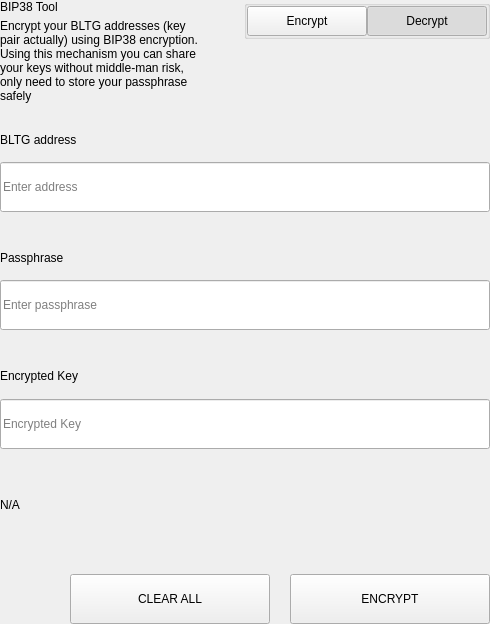
<?xml version="1.0" encoding="UTF-8"?>
<ui version="4.0">
 <class>SettingsBitToolWidget</class>
 <widget class="QWidget" name="SettingsBitToolWidget">
  <property name="geometry">
   <rect>
    <x>0</x>
    <y>0</y>
    <width>490</width>
    <height>624</height>
   </rect>
  </property>
  <property name="windowTitle">
   <string>Form</string>
  </property>
  <layout class="QVBoxLayout" name="verticalLayout">
   <property name="spacing">
    <number>0</number>
   </property>
   <property name="leftMargin">
    <number>0</number>
   </property>
   <property name="topMargin">
    <number>0</number>
   </property>
   <property name="rightMargin">
    <number>0</number>
   </property>
   <property name="bottomMargin">
    <number>0</number>
   </property>
   <item>
    <widget class="QWidget" name="left" native="true">
     <layout class="QVBoxLayout" name="verticalLayout_3">
      <property name="leftMargin">
       <number>0</number>
      </property>
      <property name="topMargin">
       <number>0</number>
      </property>
      <property name="rightMargin">
       <number>0</number>
      </property>
      <property name="bottomMargin">
       <number>0</number>
      </property>
      <item>
       <layout class="QVBoxLayout" name="verticalLayout_2">
        <property name="spacing">
         <number>0</number>
        </property>
        <item>
         <layout class="QHBoxLayout" name="horizontalLayout_3" stretch="3,1">
          <property name="spacing">
           <number>40</number>
          </property>
          <item>
           <layout class="QVBoxLayout" name="verticalLayoutTitle">
            <property name="spacing">
             <number>5</number>
            </property>
            <item>
             <widget class="QLabel" name="labelTitle">
              <property name="text">
               <string>BIP38 Tool</string>
              </property>
             </widget>
            </item>
            <item>
             <widget class="QLabel" name="labelSubtitle1">
              <property name="text">
               <string>Encrypt your BLTG addresses (key pair actually) using BIP38 encryption.
Using this mechanism you can share your keys without middle-man risk, only need to store your passphrase safely</string>
              </property>
              <property name="wordWrap">
               <bool>true</bool>
              </property>
             </widget>
            </item>
           </layout>
          </item>
          <item alignment="Qt::AlignTop">
           <widget class="QGroupBox" name="groupBox">
            <property name="title">
             <string/>
            </property>
            <property name="alignment">
             <set>Qt::AlignLeading|Qt::AlignLeft|Qt::AlignTop</set>
            </property>
            <layout class="QHBoxLayout" name="horizontalLayout_4">
             <property name="spacing">
              <number>0</number>
             </property>
             <property name="leftMargin">
              <number>0</number>
             </property>
             <property name="topMargin">
              <number>0</number>
             </property>
             <property name="rightMargin">
              <number>0</number>
             </property>
             <property name="bottomMargin">
              <number>0</number>
             </property>
             <item>
              <spacer name="horizontalSpacer">
               <property name="orientation">
                <enum>Qt::Horizontal</enum>
               </property>
               <property name="sizeHint" stdset="0">
                <size>
                 <width>40</width>
                 <height>20</height>
                </size>
               </property>
              </spacer>
             </item>
             <item>
              <widget class="QPushButton" name="pushLeft">
               <property name="minimumSize">
                <size>
                 <width>120</width>
                 <height>30</height>
                </size>
               </property>
               <property name="maximumSize">
                <size>
                 <width>120</width>
                 <height>30</height>
                </size>
               </property>
               <property name="focusPolicy">
                <enum>Qt::NoFocus</enum>
               </property>
               <property name="text">
                <string>Encrypt</string>
               </property>
               <property name="checkable">
                <bool>true</bool>
               </property>
               <property name="autoExclusive">
                <bool>true</bool>
               </property>
              </widget>
             </item>
             <item>
              <widget class="QPushButton" name="pushRight">
               <property name="minimumSize">
                <size>
                 <width>120</width>
                 <height>30</height>
                </size>
               </property>
               <property name="maximumSize">
                <size>
                 <width>120</width>
                 <height>30</height>
                </size>
               </property>
               <property name="focusPolicy">
                <enum>Qt::NoFocus</enum>
               </property>
               <property name="text">
                <string>Decrypt</string>
               </property>
               <property name="checkable">
                <bool>true</bool>
               </property>
               <property name="checked">
                <bool>true</bool>
               </property>
               <property name="autoExclusive">
                <bool>true</bool>
               </property>
              </widget>
             </item>
            </layout>
           </widget>
          </item>
         </layout>
        </item>
        <item>
         <widget class="QStackedWidget" name="stackedWidget">
          <property name="currentIndex">
           <number>1</number>
          </property>
          <widget class="QWidget" name="pageDecrypt">
           <layout class="QVBoxLayout" name="verticalLayout_5">
            <property name="spacing">
             <number>0</number>
            </property>
            <property name="leftMargin">
             <number>0</number>
            </property>
            <property name="topMargin">
             <number>0</number>
            </property>
            <property name="rightMargin">
             <number>0</number>
            </property>
            <property name="bottomMargin">
             <number>0</number>
            </property>
            <item>
             <widget class="QWidget" name="widget" native="true">
              <property name="minimumSize">
               <size>
                <width>0</width>
                <height>100</height>
               </size>
              </property>
              <layout class="QVBoxLayout" name="verticalLayout_4">
               <property name="spacing">
                <number>0</number>
               </property>
               <property name="leftMargin">
                <number>0</number>
               </property>
               <property name="topMargin">
                <number>0</number>
               </property>
               <property name="rightMargin">
                <number>0</number>
               </property>
               <property name="bottomMargin">
                <number>0</number>
               </property>
               <item>
                <spacer name="verticalSpacer_2">
                 <property name="orientation">
                  <enum>Qt::Vertical</enum>
                 </property>
                 <property name="sizeType">
                  <enum>QSizePolicy::Fixed</enum>
                 </property>
                 <property name="sizeHint" stdset="0">
                  <size>
                   <width>20</width>
                   <height>20</height>
                  </size>
                 </property>
                </spacer>
               </item>
               <item>
                <layout class="QHBoxLayout" name="horizontalLayout_6" stretch="2">
                 <property name="spacing">
                  <number>0</number>
                 </property>
                 <item>
                  <layout class="QVBoxLayout" name="verticalLayout_7">
                   <property name="spacing">
                    <number>9</number>
                   </property>
                   <item>
                    <widget class="QLabel" name="labelSubtitleKey">
                     <property name="minimumSize">
                      <size>
                       <width>0</width>
                       <height>20</height>
                      </size>
                     </property>
                     <property name="maximumSize">
                      <size>
                       <width>16777215</width>
                       <height>20</height>
                      </size>
                     </property>
                     <property name="text">
                      <string>Encrypted key</string>
                     </property>
                    </widget>
                   </item>
                   <item>
                    <widget class="QLineEdit" name="lineEditKey">
                     <property name="minimumSize">
                      <size>
                       <width>0</width>
                       <height>50</height>
                      </size>
                     </property>
                     <property name="maximumSize">
                      <size>
                       <width>16777215</width>
                       <height>50</height>
                      </size>
                     </property>
                     <property name="placeholderText">
                      <string>Enter a encrypted key</string>
                     </property>
                    </widget>
                   </item>
                  </layout>
                 </item>
                </layout>
               </item>
               <item>
                <spacer name="verticalSpacer_3">
                 <property name="orientation">
                  <enum>Qt::Vertical</enum>
                 </property>
                 <property name="sizeType">
                  <enum>QSizePolicy::Fixed</enum>
                 </property>
                 <property name="sizeHint" stdset="0">
                  <size>
                   <width>20</width>
                   <height>20</height>
                  </size>
                 </property>
                </spacer>
               </item>
               <item>
                <layout class="QVBoxLayout" name="verticalLayout_9">
                 <property name="spacing">
                  <number>9</number>
                 </property>
                 <item>
                  <widget class="QLabel" name="labelSubtitlePassphrase">
                   <property name="maximumSize">
                    <size>
                     <width>16777215</width>
                     <height>20</height>
                    </size>
                   </property>
                   <property name="text">
                    <string>Passphrase</string>
                   </property>
                  </widget>
                 </item>
                 <item>
                  <widget class="QLineEdit" name="lineEditPassphrase">
                   <property name="minimumSize">
                    <size>
                     <width>0</width>
                     <height>50</height>
                    </size>
                   </property>
                   <property name="maximumSize">
                    <size>
                     <width>16777215</width>
                     <height>50</height>
                    </size>
                   </property>
                   <property name="placeholderText">
                    <string>Enter a passphrase</string>
                   </property>
                  </widget>
                 </item>
                </layout>
               </item>
               <item>
                <spacer name="verticalSpacer_4">
                 <property name="orientation">
                  <enum>Qt::Vertical</enum>
                 </property>
                 <property name="sizeType">
                  <enum>QSizePolicy::Fixed</enum>
                 </property>
                 <property name="sizeHint" stdset="0">
                  <size>
                   <width>20</width>
                   <height>20</height>
                  </size>
                 </property>
                </spacer>
               </item>
               <item>
                <widget class="QWidget" name="widget_3" native="true">
                 <property name="sizePolicy">
                  <sizepolicy hsizetype="Preferred" vsizetype="Fixed">
                   <horstretch>0</horstretch>
                   <verstretch>0</verstretch>
                  </sizepolicy>
                 </property>
                 <layout class="QVBoxLayout" name="verticalLayout_10">
                  <property name="spacing">
                   <number>9</number>
                  </property>
                  <property name="leftMargin">
                   <number>0</number>
                  </property>
                  <property name="topMargin">
                   <number>0</number>
                  </property>
                  <property name="rightMargin">
                   <number>0</number>
                  </property>
                  <property name="bottomMargin">
                   <number>0</number>
                  </property>
                  <item>
                   <widget class="QLabel" name="labelSubtitleDecryptResult">
                    <property name="minimumSize">
                     <size>
                      <width>0</width>
                      <height>20</height>
                     </size>
                    </property>
                    <property name="maximumSize">
                     <size>
                      <width>16777215</width>
                      <height>20</height>
                     </size>
                    </property>
                    <property name="text">
                     <string>Decrypted address result</string>
                    </property>
                   </widget>
                  </item>
                  <item>
                   <widget class="QWidget" name="widget_4" native="true">
                    <layout class="QHBoxLayout" name="horizontalLayout" stretch="6,0,1">
                     <property name="spacing">
                      <number>0</number>
                     </property>
                     <property name="leftMargin">
                      <number>0</number>
                     </property>
                     <property name="topMargin">
                      <number>0</number>
                     </property>
                     <property name="rightMargin">
                      <number>0</number>
                     </property>
                     <property name="bottomMargin">
                      <number>0</number>
                     </property>
                     <item alignment="Qt::AlignVCenter">
                      <widget class="QLineEdit" name="lineEditDecryptResult">
                       <property name="minimumSize">
                        <size>
                         <width>0</width>
                         <height>50</height>
                        </size>
                       </property>
                       <property name="maximumSize">
                        <size>
                         <width>16777215</width>
                         <height>50</height>
                        </size>
                       </property>
                       <property name="placeholderText">
                        <string>Decrypted Address</string>
                       </property>
                      </widget>
                     </item>
                     <item>
                      <spacer name="horizontalSpacer_4">
                       <property name="orientation">
                        <enum>Qt::Horizontal</enum>
                       </property>
                       <property name="sizeType">
                        <enum>QSizePolicy::Fixed</enum>
                       </property>
                       <property name="sizeHint" stdset="0">
                        <size>
                         <width>20</width>
                         <height>50</height>
                        </size>
                       </property>
                      </spacer>
                     </item>
                     <item>
                      <widget class="QPushButton" name="pushButtonImport">
                       <property name="minimumSize">
                        <size>
                         <width>140</width>
                         <height>40</height>
                        </size>
                       </property>
                       <property name="text">
                        <string>Import Address</string>
                       </property>
                      </widget>
                     </item>
                    </layout>
                   </widget>
                  </item>
                 </layout>
                </widget>
               </item>
               <item>
                <widget class="QLabel" name="statusLabel_DEC">
                 <property name="maximumSize">
                  <size>
                   <width>16777215</width>
                   <height>40</height>
                  </size>
                 </property>
                 <property name="text">
                  <string/>
                 </property>
                </widget>
               </item>
               <item>
                <spacer name="verticalSpacer">
                 <property name="orientation">
                  <enum>Qt::Vertical</enum>
                 </property>
                 <property name="sizeType">
                  <enum>QSizePolicy::Preferred</enum>
                 </property>
                 <property name="sizeHint" stdset="0">
                  <size>
                   <width>20</width>
                   <height>20</height>
                  </size>
                 </property>
                </spacer>
               </item>
               <item>
                <layout class="QHBoxLayout" name="horizontalLayout_7">
                 <property name="spacing">
                  <number>0</number>
                 </property>
                 <item>
                  <spacer name="horizontalSpacer_5">
                   <property name="orientation">
                    <enum>Qt::Horizontal</enum>
                   </property>
                   <property name="sizeType">
                    <enum>QSizePolicy::Expanding</enum>
                   </property>
                   <property name="sizeHint" stdset="0">
                    <size>
                     <width>40</width>
                     <height>20</height>
                    </size>
                   </property>
                  </spacer>
                 </item>
                 <item>
                  <widget class="QPushButton" name="pushButtonDecryptClear">
                   <property name="minimumSize">
                    <size>
                     <width>200</width>
                     <height>50</height>
                    </size>
                   </property>
                   <property name="maximumSize">
                    <size>
                     <width>200</width>
                     <height>50</height>
                    </size>
                   </property>
                   <property name="text">
                    <string>CLEAR</string>
                   </property>
                  </widget>
                 </item>
                 <item>
                  <spacer name="horizontalSpacer_3">
                   <property name="orientation">
                    <enum>Qt::Horizontal</enum>
                   </property>
                   <property name="sizeType">
                    <enum>QSizePolicy::Fixed</enum>
                   </property>
                   <property name="sizeHint" stdset="0">
                    <size>
                     <width>20</width>
                     <height>20</height>
                    </size>
                   </property>
                  </spacer>
                 </item>
                 <item>
                  <widget class="QPushButton" name="pushButtonDecrypt">
                   <property name="minimumSize">
                    <size>
                     <width>200</width>
                     <height>50</height>
                    </size>
                   </property>
                   <property name="maximumSize">
                    <size>
                     <width>200</width>
                     <height>50</height>
                    </size>
                   </property>
                   <property name="text">
                    <string>DECRYPT KEY</string>
                   </property>
                  </widget>
                 </item>
                </layout>
               </item>
              </layout>
             </widget>
            </item>
           </layout>
          </widget>
          <widget class="QWidget" name="pageEncrypt">
           <layout class="QVBoxLayout" name="verticalLayout_11">
            <property name="spacing">
             <number>0</number>
            </property>
            <property name="leftMargin">
             <number>0</number>
            </property>
            <property name="topMargin">
             <number>0</number>
            </property>
            <property name="rightMargin">
             <number>0</number>
            </property>
            <property name="bottomMargin">
             <number>0</number>
            </property>
            <item>
             <spacer name="verticalSpacer_8">
              <property name="orientation">
               <enum>Qt::Vertical</enum>
              </property>
              <property name="sizeType">
               <enum>QSizePolicy::Fixed</enum>
              </property>
              <property name="sizeHint" stdset="0">
               <size>
                <width>20</width>
                <height>20</height>
               </size>
              </property>
             </spacer>
            </item>
            <item>
             <widget class="QWidget" name="containerAddressEnc" native="true">
              <layout class="QVBoxLayout" name="containerAddressEncLayout">
               <property name="spacing">
                <number>5</number>
               </property>
               <property name="leftMargin">
                <number>0</number>
               </property>
               <property name="topMargin">
                <number>0</number>
               </property>
               <property name="rightMargin">
                <number>0</number>
               </property>
               <property name="bottomMargin">
                <number>0</number>
               </property>
               <item>
                <widget class="QLabel" name="labelSubtitleAddress">
                 <property name="minimumSize">
                  <size>
                   <width>0</width>
                   <height>20</height>
                  </size>
                 </property>
                 <property name="maximumSize">
                  <size>
                   <width>16777215</width>
                   <height>20</height>
                  </size>
                 </property>
                 <property name="text">
                  <string>BLTG address</string>
                 </property>
                </widget>
               </item>
               <item>
                <widget class="QLineEdit" name="addressIn_ENC">
                 <property name="minimumSize">
                  <size>
                   <width>0</width>
                   <height>50</height>
                  </size>
                 </property>
                 <property name="placeholderText">
                  <string>Enter address</string>
                 </property>
                </widget>
               </item>
              </layout>
             </widget>
            </item>
            <item>
             <spacer name="verticalSpacer_6">
              <property name="orientation">
               <enum>Qt::Vertical</enum>
              </property>
              <property name="sizeType">
               <enum>QSizePolicy::Fixed</enum>
              </property>
              <property name="sizeHint" stdset="0">
               <size>
                <width>20</width>
                <height>20</height>
               </size>
              </property>
             </spacer>
            </item>
            <item>
             <widget class="QWidget" name="containerAddress" native="true">
              <layout class="QHBoxLayout" name="horizontalLayout_9" stretch="2">
               <property name="spacing">
                <number>0</number>
               </property>
               <property name="leftMargin">
                <number>0</number>
               </property>
               <property name="topMargin">
                <number>0</number>
               </property>
               <property name="rightMargin">
                <number>0</number>
               </property>
               <property name="bottomMargin">
                <number>0</number>
               </property>
               <item>
                <layout class="QVBoxLayout" name="verticalLayout_8">
                 <property name="spacing">
                  <number>5</number>
                 </property>
                 <item>
                  <widget class="QLabel" name="labelSubtitleMessage">
                   <property name="minimumSize">
                    <size>
                     <width>0</width>
                     <height>20</height>
                    </size>
                   </property>
                   <property name="maximumSize">
                    <size>
                     <width>16777215</width>
                     <height>20</height>
                    </size>
                   </property>
                   <property name="text">
                    <string>Passphrase</string>
                   </property>
                  </widget>
                 </item>
                 <item>
                  <widget class="QLineEdit" name="passphraseIn_ENC">
                   <property name="minimumSize">
                    <size>
                     <width>0</width>
                     <height>50</height>
                    </size>
                   </property>
                   <property name="maximumSize">
                    <size>
                     <width>16777215</width>
                     <height>50</height>
                    </size>
                   </property>
                   <property name="placeholderText">
                    <string>Enter passphrase</string>
                   </property>
                  </widget>
                 </item>
                </layout>
               </item>
              </layout>
             </widget>
            </item>
            <item>
             <spacer name="verticalSpacer_7">
              <property name="orientation">
               <enum>Qt::Vertical</enum>
              </property>
              <property name="sizeType">
               <enum>QSizePolicy::Fixed</enum>
              </property>
              <property name="sizeHint" stdset="0">
               <size>
                <width>20</width>
                <height>20</height>
               </size>
              </property>
             </spacer>
            </item>
            <item>
             <widget class="QWidget" name="widget_2" native="true">
              <property name="minimumSize">
               <size>
                <width>0</width>
                <height>75</height>
               </size>
              </property>
              <property name="maximumSize">
               <size>
                <width>16777215</width>
                <height>16777215</height>
               </size>
              </property>
              <layout class="QVBoxLayout" name="verticalLayout_6">
               <property name="leftMargin">
                <number>0</number>
               </property>
               <property name="topMargin">
                <number>0</number>
               </property>
               <property name="rightMargin">
                <number>0</number>
               </property>
               <property name="bottomMargin">
                <number>0</number>
               </property>
               <item>
                <widget class="QLabel" name="labelSubtitleEncryptedKey">
                 <property name="minimumSize">
                  <size>
                   <width>0</width>
                   <height>20</height>
                  </size>
                 </property>
                 <property name="maximumSize">
                  <size>
                   <width>16777215</width>
                   <height>20</height>
                  </size>
                 </property>
                 <property name="text">
                  <string>Encrypted Key</string>
                 </property>
                </widget>
               </item>
               <item>
                <widget class="QLineEdit" name="encryptedKeyOut_ENC">
                 <property name="minimumSize">
                  <size>
                   <width>0</width>
                   <height>50</height>
                  </size>
                 </property>
                 <property name="placeholderText">
                  <string>Encrypted Key</string>
                 </property>
                </widget>
               </item>
              </layout>
             </widget>
            </item>
            <item>
             <widget class="QLabel" name="statusLabel_ENC">
              <property name="text">
               <string notr="true">N/A</string>
              </property>
             </widget>
            </item>
            <item>
             <spacer name="verticalSpacer_5">
              <property name="orientation">
               <enum>Qt::Vertical</enum>
              </property>
              <property name="sizeType">
               <enum>QSizePolicy::Fixed</enum>
              </property>
              <property name="sizeHint" stdset="0">
               <size>
                <width>20</width>
                <height>20</height>
               </size>
              </property>
             </spacer>
            </item>
            <item>
             <layout class="QHBoxLayout" name="horizontalLayout_8">
              <property name="spacing">
               <number>0</number>
              </property>
              <item>
               <spacer name="horizontalSpacer_6">
                <property name="orientation">
                 <enum>Qt::Horizontal</enum>
                </property>
                <property name="sizeType">
                 <enum>QSizePolicy::Expanding</enum>
                </property>
                <property name="sizeHint" stdset="0">
                 <size>
                  <width>40</width>
                  <height>20</height>
                 </size>
                </property>
               </spacer>
              </item>
              <item>
               <widget class="QPushButton" name="pushButtonClear">
                <property name="minimumSize">
                 <size>
                  <width>200</width>
                  <height>50</height>
                 </size>
                </property>
                <property name="focusPolicy">
                 <enum>Qt::NoFocus</enum>
                </property>
                <property name="text">
                 <string>CLEAR ALL</string>
                </property>
               </widget>
              </item>
              <item>
               <spacer name="horizontalSpacer_2">
                <property name="orientation">
                 <enum>Qt::Horizontal</enum>
                </property>
                <property name="sizeType">
                 <enum>QSizePolicy::Fixed</enum>
                </property>
                <property name="sizeHint" stdset="0">
                 <size>
                  <width>20</width>
                  <height>20</height>
                 </size>
                </property>
               </spacer>
              </item>
              <item>
               <widget class="QPushButton" name="pushButtonEncrypt">
                <property name="minimumSize">
                 <size>
                  <width>200</width>
                  <height>50</height>
                 </size>
                </property>
                <property name="maximumSize">
                 <size>
                  <width>200</width>
                  <height>50</height>
                 </size>
                </property>
                <property name="focusPolicy">
                 <enum>Qt::NoFocus</enum>
                </property>
                <property name="text">
                 <string>ENCRYPT</string>
                </property>
               </widget>
              </item>
             </layout>
            </item>
           </layout>
          </widget>
         </widget>
        </item>
       </layout>
      </item>
     </layout>
    </widget>
   </item>
  </layout>
 </widget>
 <resources/>
 <connections/>
</ui>
